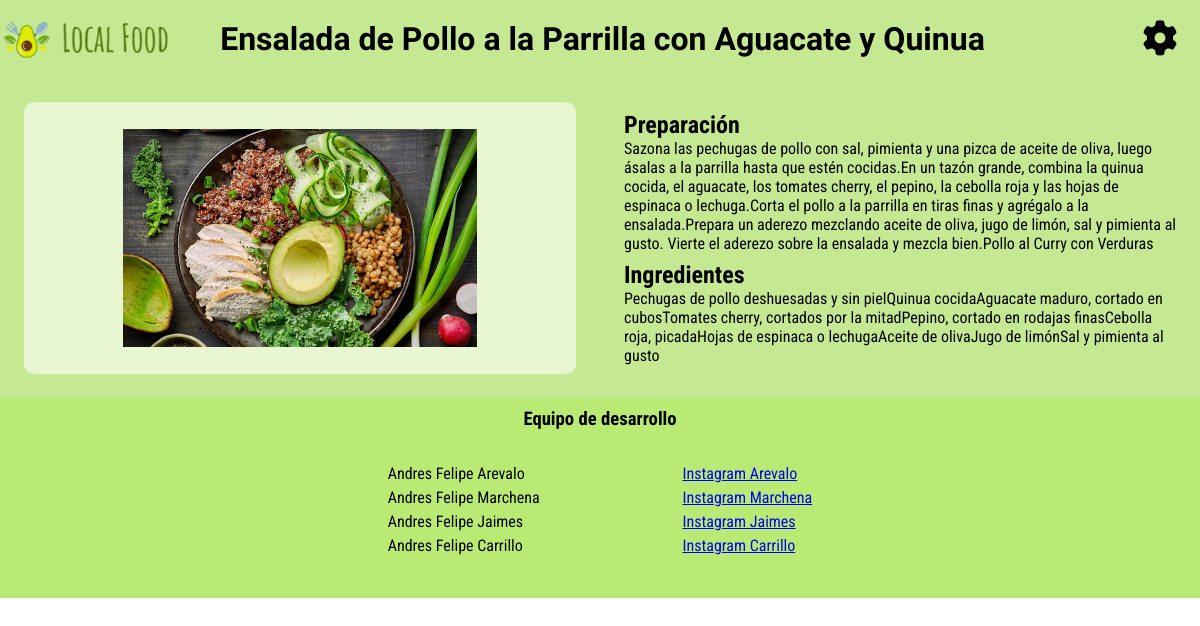
The page /info_receta/Ensalada de Pollo a la Parrilla con Aguacate y Quinua/ (signed in) on the database as committed earlier.
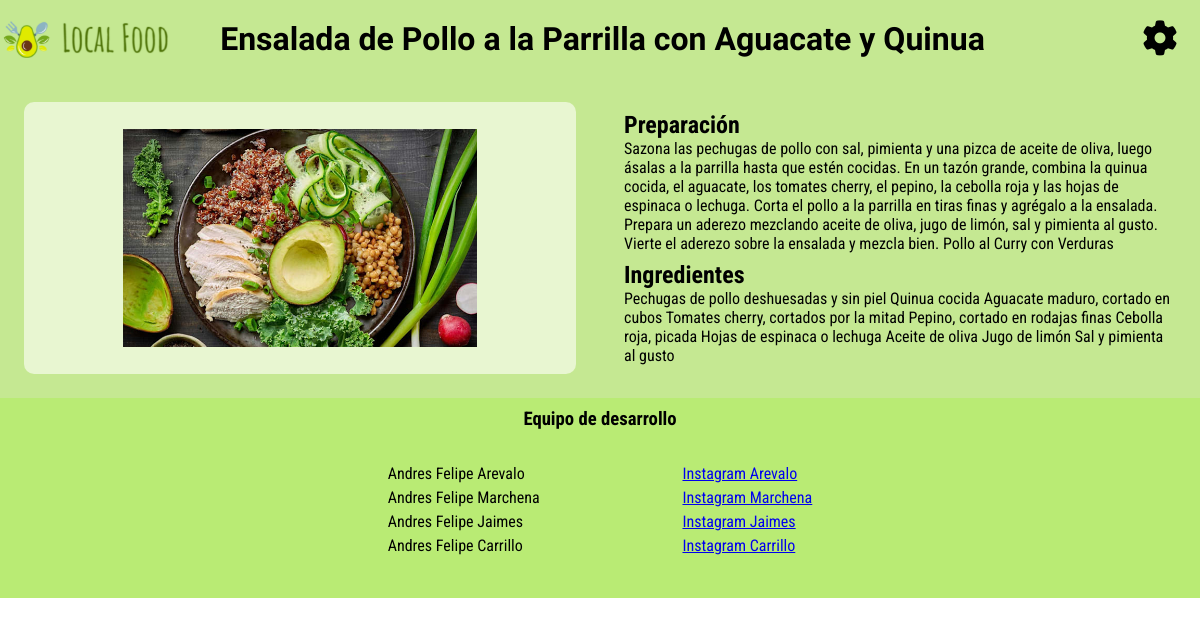
The same page on the database as committed later.
### Aplicaciones/recetas/models.py (models this page shows, shortened)
class Receta(models.Model):
    id = models.AutoField(primary_key=True)
    Nombre_receta = models.CharField(max_length=255)
    Descripcion = models.TextField()
    Ingredientes = models.TextField()
    Ingrediente_principal = models.CharField(max_length=255)
    imageproj = models.FileField(upload_to = 'proyectos/', null=True,)

### Aplicaciones/recetas/views.py (the view)
# urls.py: path('info_receta/<str:Nombre_receta>/', login_required(views.info_recetas, login_url = "/login/"), name = 'Rece_Info'),
def info_recetas(request, Nombre_receta):
    la_receta = get_object_or_404(Receta, Nombre_receta=Nombre_receta)
    return render(request, "info.html",{'titulo':la_receta.Nombre_receta, 'receta':la_receta})

### Aplicaciones/recetas/templates/info.html (shortened to what this page needs)
{% extends "layouts/base2.html" %}
{% load static %}
{% block content %}
<link rel="stylesheet" href="{% static 'css/info_recetas.css' %}">
<div class="div_info">
    <div class="img_container">
        <img src="{{receta.imageproj.url}}" class="img_info">
    </div>
    <div class="info_container">
        <div>
            <h2>Preparación</h2>
            {{receta.Descripcion}}
        </div>
        <div>
            <h2>Ingredientes</h2>
            {{receta.Ingredientes}}
        </div>
    </div>
</div>
{% endblock %}

### templates/includes/header2.html (shortened to what this page needs)
{% load static %}
<link rel="stylesheet" type="text/css" href="{% static 'css/2header.css' %}">
<header class="header">
    <div class="button_home_container">
        <button type="button" class="home_button">
            {% if user.is_superuser %}
                <a href="{% url 'perfil_administrativo' %}" class=""><img src="{% static 'img/logolocalfood.png' %}"></a>
            {% else %}
                <a href="{% url 'inicio' %}" class=""><img src="{% static 'img/logolocalfood.png' %}"></a>
            {% endif %}
        </button>
    </div>
    <div class="Title">
        <h1>{{ titulo }}</h1>
    </div>
    <div class="settings">
        <i class="fa-solid fa-gear" id="settings"></i>
    </div>
</header>

Rows that differ between the two databases and show on the page:
changed Receta "Ensalada de Pollo a la Parrilla con Aguacate y Quinua": Descripcion "…parrilla hasta que estén cocidas.En un tazón grande, combina la quinua cocida, el aguacate, los tomates cherry, el pepino, la cebolla roja y las hojas de espinaca o lechuga.Corta el pollo a la parrilla en tiras finas y agrégalo a la ensalada.Prepara un aderezo mezclando aceite de oliva, jugo de limón, sal y pimienta al gusto. Vierte el aderezo sobre la ensalada y mezcla bien.Pollo al Curry con Verduras" → "…parrilla hasta que estén cocidas. En un tazón grande, combina la quinua cocida, el aguacate, los tomates cherry, el pepino, la cebolla roja y las hojas de espinaca o lechuga. Corta el pollo a la parrilla en tiras finas y agrégalo a la ensalada. Prepara un aderezo mezclando aceite de oliva, jugo de limón, sal y pimienta al gusto. Vierte el aderezo sobre la ensalada y mezcla bien. Pollo al Curry con Verduras"; Ingredientes "…pollo deshuesadas y sin pielQuinua cocidaAguacate maduro, cortado en cubosTomates cherry, cortados por la mitadPepino, cortado en rodajas finasCebolla roja, picadaHojas de espinaca o lechugaAceite de olivaJugo de limónSal y pimienta al gusto" → "…pollo deshuesadas y sin piel Quinua cocida Aguacate maduro, cortado en cubos Tomates cherry, cortados por la mitad Pepino, cortado en rodajas finas Cebolla roja, picada Hojas de espinaca o lechuga Aceite de oliva Jugo de limón Sal y pimienta al gusto"
